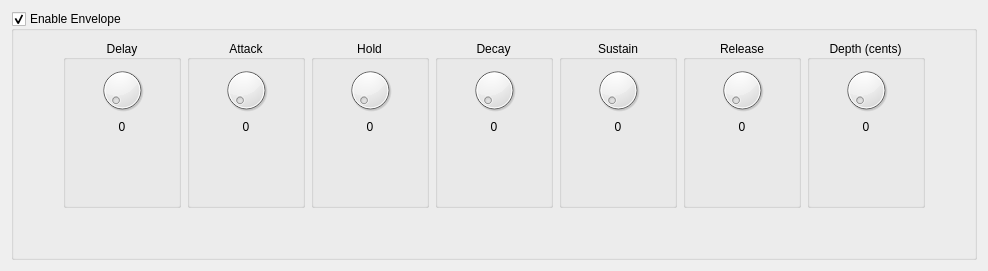
       <widget class="QWidget" name="tabEnvFilter">
        <attribute name="title">
         <string>Filter Env</string>
        </attribute>
        <layout class="QVBoxLayout" name="verticalLayout_22">
         <item>
          <widget class="QGroupBox" name="gbxFilEnv">
           <property name="title">
            <string>Enable Envelope</string>
           </property>
           <property name="checkable">
            <bool>true</bool>
           </property>
           <layout class="QGridLayout" name="gridLayout_16">
            <item row="1" column="4">
             <spacer name="vspFilEnv">
              <property name="orientation">
               <enum>Qt::Vertical</enum>
              </property>
              <property name="sizeHint" stdset="0">
               <size>
                <width>20</width>
                <height>40</height>
               </size>
              </property>
             </spacer>
            </item>
            <item row="0" column="4">
             <widget class="QGroupBox" name="gbxFilEnvDecay">
              <property name="title">
               <string>Decay</string>
              </property>
              <property name="alignment">
               <set>Qt::AlignCenter</set>
              </property>
              <layout class="QVBoxLayout" name="layFilEnvDecay" stretch="0,0,1">
               <property name="sizeConstraint">
                <enum>QLayout::SetNoConstraint</enum>
               </property>
               <property name="leftMargin">
                <number>6</number>
               </property>
               <property name="topMargin">
                <number>6</number>
               </property>
               <property name="rightMargin">
                <number>6</number>
               </property>
               <property name="bottomMargin">
                <number>6</number>
               </property>
               <item>
                <widget class="QDial" name="knbFilEnvDecay">
                 <property name="minimumSize">
                  <size>
                   <width>0</width>
                   <height>48</height>
                  </size>
                 </property>
                 <property name="maximumSize">
                  <size>
                   <width>16777215</width>
                   <height>48</height>
                  </size>
                 </property>
                </widget>
               </item>
               <item>
                <widget class="QLabel" name="lblFilEnvDecayVal">
                 <property name="text">
                  <string>0</string>
                 </property>
                 <property name="alignment">
                  <set>Qt::AlignCenter</set>
                 </property>
                </widget>
               </item>
               <item>
                <spacer name="vspFilEnvDecay">
                 <property name="orientation">
                  <enum>Qt::Vertical</enum>
                 </property>
                 <property name="sizeHint" stdset="0">
                  <size>
                   <width>20</width>
                   <height>40</height>
                  </size>
                 </property>
                </spacer>
               </item>
              </layout>
             </widget>
            </item>
            <item row="0" column="7">
             <widget class="QGroupBox" name="gbxFilEnvDepth">
              <property name="title">
               <string>Depth (cents)</string>
              </property>
              <property name="alignment">
               <set>Qt::AlignCenter</set>
              </property>
              <layout class="QVBoxLayout" name="layFilEnvDepth">
               <property name="sizeConstraint">
                <enum>QLayout::SetNoConstraint</enum>
               </property>
               <property name="leftMargin">
                <number>6</number>
               </property>
               <property name="topMargin">
                <number>6</number>
               </property>
               <property name="rightMargin">
                <number>6</number>
               </property>
               <property name="bottomMargin">
                <number>6</number>
               </property>
               <item>
                <widget class="QDial" name="knbFilEnvDepth">
                 <property name="minimumSize">
                  <size>
                   <width>0</width>
                   <height>48</height>
                  </size>
                 </property>
                 <property name="maximumSize">
                  <size>
                   <width>16777215</width>
                   <height>48</height>
                  </size>
                 </property>
                </widget>
               </item>
               <item>
                <widget class="QLabel" name="lblFilEnvDepthVal">
                 <property name="text">
                  <string>0</string>
                 </property>
                 <property name="alignment">
                  <set>Qt::AlignCenter</set>
                 </property>
                </widget>
               </item>
               <item>
                <spacer name="vspFilEnvDepth">
                 <property name="orientation">
                  <enum>Qt::Vertical</enum>
                 </property>
                 <property name="sizeHint" stdset="0">
                  <size>
                   <width>20</width>
                   <height>65</height>
                  </size>
                 </property>
                </spacer>
               </item>
              </layout>
             </widget>
            </item>
            <item row="0" column="1">
             <widget class="QGroupBox" name="gbxFilEnvDelay">
              <property name="title">
               <string>Delay</string>
              </property>
              <property name="alignment">
               <set>Qt::AlignCenter</set>
              </property>
              <layout class="QVBoxLayout" name="layFilEnvDelay" stretch="0,0,1">
               <property name="sizeConstraint">
                <enum>QLayout::SetNoConstraint</enum>
               </property>
               <property name="leftMargin">
                <number>6</number>
               </property>
               <property name="topMargin">
                <number>6</number>
               </property>
               <property name="rightMargin">
                <number>6</number>
               </property>
               <property name="bottomMargin">
                <number>6</number>
               </property>
               <item>
                <widget class="QDial" name="knbFilEnvDelay">
                 <property name="minimumSize">
                  <size>
                   <width>0</width>
                   <height>48</height>
                  </size>
                 </property>
                 <property name="maximumSize">
                  <size>
                   <width>16777215</width>
                   <height>48</height>
                  </size>
                 </property>
                </widget>
               </item>
               <item>
                <widget class="QLabel" name="lblFilEnvDelayVal">
                 <property name="sizePolicy">
                  <sizepolicy hsizetype="Preferred" vsizetype="Fixed">
                   <horstretch>0</horstretch>
                   <verstretch>0</verstretch>
                  </sizepolicy>
                 </property>
                 <property name="text">
                  <string>0</string>
                 </property>
                 <property name="alignment">
                  <set>Qt::AlignCenter</set>
                 </property>
                </widget>
               </item>
               <item>
                <spacer name="vspFilEnvDelay">
                 <property name="orientation">
                  <enum>Qt::Vertical</enum>
                 </property>
                 <property name="sizeHint" stdset="0">
                  <size>
                   <width>20</width>
                   <height>40</height>
                  </size>
                 </property>
                </spacer>
               </item>
              </layout>
             </widget>
            </item>
            <item row="0" column="3">
             <widget class="QGroupBox" name="gbxFilEnvHold">
              <property name="title">
               <string>Hold</string>
              </property>
              <property name="alignment">
               <set>Qt::AlignCenter</set>
              </property>
              <layout class="QVBoxLayout" name="layFilEnvHold" stretch="0,0,1">
               <property name="sizeConstraint">
                <enum>QLayout::SetNoConstraint</enum>
               </property>
               <property name="leftMargin">
                <number>6</number>
               </property>
               <property name="topMargin">
                <number>6</number>
               </property>
               <property name="rightMargin">
                <number>6</number>
               </property>
               <property name="bottomMargin">
                <number>6</number>
               </property>
               <item>
                <widget class="QDial" name="knbFilEnvHold">
                 <property name="minimumSize">
                  <size>
                   <width>0</width>
                   <height>48</height>
                  </size>
                 </property>
                 <property name="maximumSize">
                  <size>
                   <width>16777215</width>
                   <height>48</height>
                  </size>
                 </property>
                </widget>
               </item>
               <item>
                <widget class="QLabel" name="lblFilEnvHoldVal">
                 <property name="text">
                  <string>0</string>
                 </property>
                 <property name="alignment">
                  <set>Qt::AlignCenter</set>
                 </property>
                </widget>
               </item>
               <item>
                <spacer name="vspFilEnvHold">
                 <property name="orientation">
                  <enum>Qt::Vertical</enum>
                 </property>
                 <property name="sizeHint" stdset="0">
                  <size>
                   <width>20</width>
                   <height>40</height>
                  </size>
                 </property>
                </spacer>
               </item>
              </layout>
             </widget>
            </item>
            <item row="0" column="0">
             <spacer name="hspFilEnvL">
              <property name="orientation">
               <enum>Qt::Horizontal</enum>
              </property>
              <property name="sizeHint" stdset="0">
               <size>
                <width>40</width>
                <height>20</height>
               </size>
              </property>
             </spacer>
            </item>
            <item row="0" column="6">
             <widget class="QGroupBox" name="gbxFilEnvRelease">
              <property name="title">
               <string>Release</string>
              </property>
              <property name="alignment">
               <set>Qt::AlignCenter</set>
              </property>
              <layout class="QVBoxLayout" name="layFilEnvRelease" stretch="0,0,1">
               <property name="sizeConstraint">
                <enum>QLayout::SetNoConstraint</enum>
               </property>
               <property name="leftMargin">
                <number>6</number>
               </property>
               <property name="topMargin">
                <number>6</number>
               </property>
               <property name="rightMargin">
                <number>6</number>
               </property>
               <property name="bottomMargin">
                <number>6</number>
               </property>
               <item>
                <widget class="QDial" name="knbFilEnvRelease">
                 <property name="minimumSize">
                  <size>
                   <width>0</width>
                   <height>48</height>
                  </size>
                 </property>
                 <property name="maximumSize">
                  <size>
                   <width>16777215</width>
                   <height>48</height>
                  </size>
                 </property>
                </widget>
               </item>
               <item>
                <widget class="QLabel" name="lblFilEnvReleaseVal">
                 <property name="text">
                  <string>0</string>
                 </property>
                 <property name="alignment">
                  <set>Qt::AlignCenter</set>
                 </property>
                </widget>
               </item>
               <item>
                <spacer name="vspFilEnvRelease">
                 <property name="orientation">
                  <enum>Qt::Vertical</enum>
                 </property>
                 <property name="sizeHint" stdset="0">
                  <size>
                   <width>20</width>
                   <height>40</height>
                  </size>
                 </property>
                </spacer>
               </item>
              </layout>
             </widget>
            </item>
            <item row="0" column="2">
             <widget class="QGroupBox" name="gbxFilEnvAttack">
              <property name="title">
               <string>Attack</string>
              </property>
              <property name="alignment">
               <set>Qt::AlignCenter</set>
              </property>
              <layout class="QVBoxLayout" name="layFilEnvAttack" stretch="0,0,1">
               <property name="sizeConstraint">
                <enum>QLayout::SetNoConstraint</enum>
               </property>
               <property name="leftMargin">
                <number>6</number>
               </property>
               <property name="topMargin">
                <number>6</number>
               </property>
               <property name="rightMargin">
                <number>6</number>
               </property>
               <property name="bottomMargin">
                <number>6</number>
               </property>
               <item>
                <widget class="QDial" name="knbFilEnvAttack">
                 <property name="minimumSize">
                  <size>
                   <width>0</width>
                   <height>48</height>
                  </size>
                 </property>
                 <property name="maximumSize">
                  <size>
                   <width>16777215</width>
                   <height>48</height>
                  </size>
                 </property>
                </widget>
               </item>
               <item>
                <widget class="QLabel" name="lblFilEnvAttack">
                 <property name="text">
                  <string>0</string>
                 </property>
                 <property name="alignment">
                  <set>Qt::AlignCenter</set>
                 </property>
                </widget>
               </item>
               <item>
                <spacer name="vspFilEnvAttack">
                 <property name="orientation">
                  <enum>Qt::Vertical</enum>
                 </property>
                 <property name="sizeHint" stdset="0">
                  <size>
                   <width>20</width>
                   <height>40</height>
                  </size>
                 </property>
                </spacer>
               </item>
              </layout>
             </widget>
            </item>
            <item row="0" column="5">
             <widget class="QGroupBox" name="gbxFilEnvSustain">
              <property name="title">
               <string>Sustain</string>
              </property>
              <property name="alignment">
               <set>Qt::AlignCenter</set>
              </property>
              <layout class="QVBoxLayout" name="layFilEnvSustain" stretch="0,0,1">
               <property name="sizeConstraint">
                <enum>QLayout::SetNoConstraint</enum>
               </property>
               <property name="leftMargin">
                <number>6</number>
               </property>
               <property name="topMargin">
                <number>6</number>
               </property>
               <property name="rightMargin">
                <number>6</number>
               </property>
               <property name="bottomMargin">
                <number>6</number>
               </property>
               <item>
                <widget class="QDial" name="knbFilEnvSustain">
                 <property name="minimumSize">
                  <size>
                   <width>0</width>
                   <height>48</height>
                  </size>
                 </property>
                 <property name="maximumSize">
                  <size>
                   <width>16777215</width>
                   <height>48</height>
                  </size>
                 </property>
                </widget>
               </item>
               <item>
                <widget class="QLabel" name="lblFilEnvSustainVal">
                 <property name="text">
                  <string>0</string>
                 </property>
                 <property name="alignment">
                  <set>Qt::AlignCenter</set>
                 </property>
                </widget>
               </item>
               <item>
                <spacer name="vspFilEnvSustain">
                 <property name="orientation">
                  <enum>Qt::Vertical</enum>
                 </property>
                 <property name="sizeHint" stdset="0">
                  <size>
                   <width>20</width>
                   <height>40</height>
                  </size>
                 </property>
                </spacer>
               </item>
              </layout>
             </widget>
            </item>
            <item row="0" column="8">
             <spacer name="hspFilEnvR">
              <property name="orientation">
               <enum>Qt::Horizontal</enum>
              </property>
              <property name="sizeHint" stdset="0">
               <size>
                <width>40</width>
                <height>20</height>
               </size>
              </property>
             </spacer>
            </item>
           </layout>
          </widget>
         </item>
        </layout>
       </widget>
